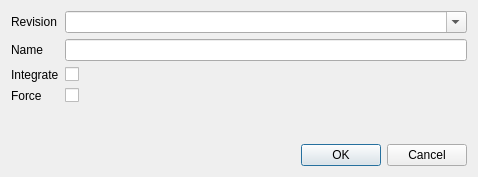
<?xml version="1.0" encoding="UTF-8"?>
<ui version="4.0">
 <class>RevisionDialog</class>
 <widget class="QDialog" name="RevisionDialog">
  <property name="windowModality">
   <enum>Qt::WindowModal</enum>
  </property>
  <property name="geometry">
   <rect>
    <x>0</x>
    <y>0</y>
    <width>478</width>
    <height>177</height>
   </rect>
  </property>
  <property name="minimumSize">
   <size>
    <width>400</width>
    <height>0</height>
   </size>
  </property>
  <property name="modal">
   <bool>true</bool>
  </property>
  <layout class="QVBoxLayout" name="verticalLayout">
   <item>
    <layout class="QFormLayout" name="formLayout">
     <item row="0" column="0">
      <widget class="QLabel" name="lblRevision">
       <property name="text">
        <string>Revision</string>
       </property>
      </widget>
     </item>
     <item row="0" column="1">
      <widget class="QComboBox" name="cmbRevision">
       <property name="editable">
        <bool>true</bool>
       </property>
      </widget>
     </item>
     <item row="1" column="0">
      <widget class="QLabel" name="lblName">
       <property name="text">
        <string>Name</string>
       </property>
      </widget>
     </item>
     <item row="1" column="1">
      <widget class="QLineEdit" name="lineName"/>
     </item>
     <item row="2" column="0">
      <widget class="QLabel" name="lblIntegrate">
       <property name="text">
        <string>Integrate</string>
       </property>
      </widget>
     </item>
     <item row="3" column="0">
      <widget class="QLabel" name="lblForce">
       <property name="text">
        <string>Force</string>
       </property>
      </widget>
     </item>
     <item row="2" column="1">
      <widget class="QCheckBox" name="chkIntegrate">
       <property name="text">
        <string/>
       </property>
      </widget>
     </item>
     <item row="3" column="1">
      <widget class="QCheckBox" name="chkForce">
       <property name="text">
        <string/>
       </property>
      </widget>
     </item>
    </layout>
   </item>
   <item>
    <widget class="QDialogButtonBox" name="buttonBox">
     <property name="orientation">
      <enum>Qt::Horizontal</enum>
     </property>
     <property name="standardButtons">
      <set>QDialogButtonBox::Cancel|QDialogButtonBox::Ok</set>
     </property>
    </widget>
   </item>
  </layout>
 </widget>
 <resources/>
 <connections>
  <connection>
   <sender>buttonBox</sender>
   <signal>accepted()</signal>
   <receiver>RevisionDialog</receiver>
   <slot>accept()</slot>
   <hints>
    <hint type="sourcelabel">
     <x>248</x>
     <y>254</y>
    </hint>
    <hint type="destinationlabel">
     <x>157</x>
     <y>274</y>
    </hint>
   </hints>
  </connection>
  <connection>
   <sender>buttonBox</sender>
   <signal>rejected()</signal>
   <receiver>RevisionDialog</receiver>
   <slot>reject()</slot>
   <hints>
    <hint type="sourcelabel">
     <x>316</x>
     <y>260</y>
    </hint>
    <hint type="destinationlabel">
     <x>286</x>
     <y>274</y>
    </hint>
   </hints>
  </connection>
 </connections>
</ui>
